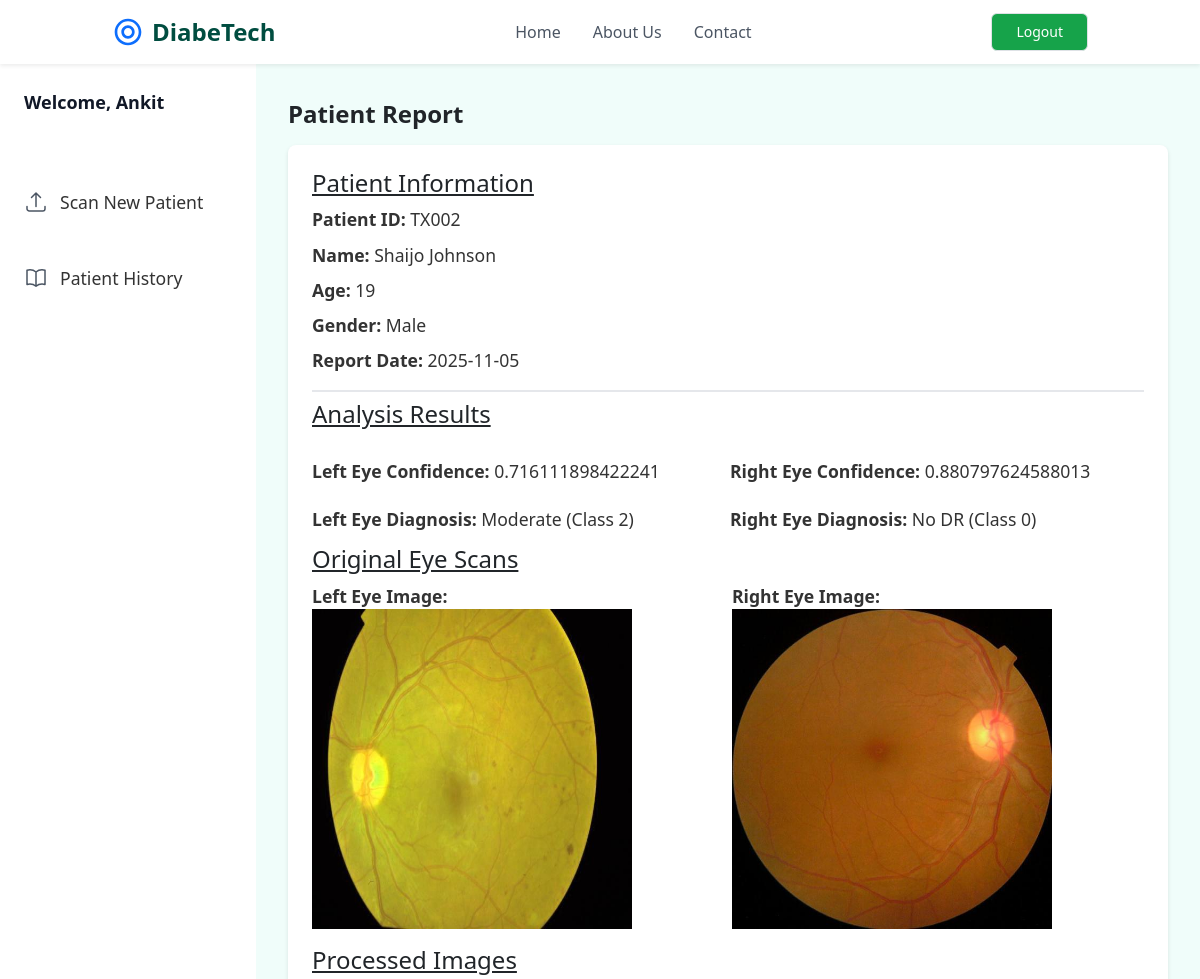
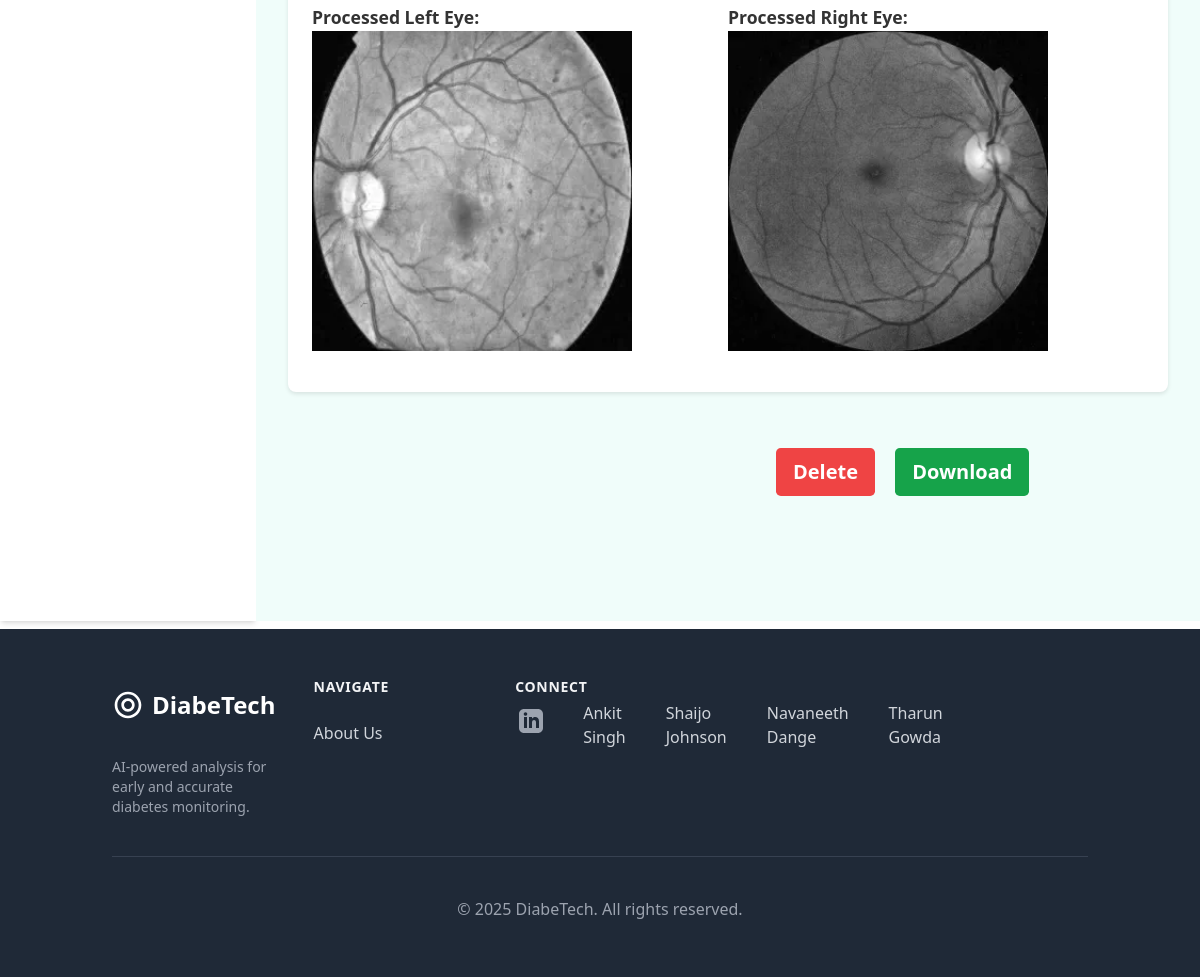
The page /patient-report/TX002 (signed in) on the database its author committed (2 pictures, top to bottom).
### retinopathy/modules.py (models this page shows, shortened)
class User(db.Model, UserMixin):
    id = db.Column(db.Integer, primary_key = True)
    username = db.Column(db.String(20), unique = True, nullable = False)
    email = db.Column(db.String(120), unique = True, nullable = False)
    password = db.Column(db.String(60), nullable = False)
    patients = db.relationship('Patient', backref = 'doctor', lazy = True)

class Patient(db.Model):
    patient_id = db.Column(db.String(20), unique = True, nullable = False, primary_key = True)
    name = db.Column(db.String(100), nullable = False)
    age = db.Column(db.Integer, nullable = False)
    sex = db.Column(db.String(10), nullable = False)
    RightEye_image_file = db.Column(db.String(100), nullable = False, default = 'default.jpg')
    LeftEye_image_file = db.Column(db.String(100), nullable = False, default = 'default.jpg')
    RightEye_diagnosis = db.Column(db.String(200), nullable = False)
    LeftEye_diagnosis = db.Column(db.String(200), nullable = False)
    date_uploaded = db.Column(db.DateTime, nullable = False, default = datetime.utcnow)
    user_id = db.Column(db.Integer, db.ForeignKey('user.id'), nullable = False)
    processed_RightEye_image_file = db.Column(db.String(100), nullable = True)
    processed_LeftEye_image_file = db.Column(db.String(100), nullable = True)
    RightEye_prediction = db.Column(db.Integer, nullable = True)
    LeftEye_prediction = db.Column(db.Integer, nullable = True)

### retinopathy/routes.py (the view)
@app.route('/patient-report/<patient_id>')
@login_required
def patient_report(patient_id):
	patient = Patient.query.get_or_404(patient_id)
	return render_template('patientreport.html', patient=patient, patient_id=patient_id)

### retinopathy/modules.py (called while the page is built)
@login_manager.user_loader
def load_user(user_id):
    return User.query.get(int(user_id))

### retinopathy/templates/patientreport.html (shortened to what this page needs)
{% extends "layout.html" %}
{% block content %}
<div class="flex h-screen" style="height: calc(200vh - 64px);">
            <aside class="w-64 bg-white shadow-md hidden md:block">
                <div class="py-4 px-6">
                    <h2 class="text-lg font-semibold text-gray-900">Welcome, {{ current_user.username }}</h2>
                </div>
                <nav class="mt-6">
                    <a href="{{ url_for('analyze_image') }}" data-page="scan-patient" class="flex items-center px-6 py-3 text-gray-600 hover:bg-gray-100">
                        <svg class="h-6 w-6" xmlns="http://www.w3.org/2000/svg" fill="none" viewBox="0 0 24 24" stroke-width="1.5" stroke="currentColor"><path stroke-linecap="round" stroke-linejoin="round" d="M3 16.5v2.25A2.25 2.25 0 005.25 21h13.5A2.25 2.25 0 0021 18.75V16.5m-13.5-9L12 3m0 0l4.5 4.5M12 3v13.5" /></svg>
                        <span class="ml-3">Scan New Patient</span>
                    </a>
                    <a href="{{ url_for('patient_history') }}" data-page="patient-list" class="flex items-center px-6 py-3 text-gray-600 hover:bg-gray-100">
                        <span class="ml-3">Patient History</span>
                    </a>
                </nav>
            </aside>
    <div class="content-section bg-teal-50 flex-1 p-2 md:p-8">
    <div class="container mx-auto px-4 py-6">
    <main class="main-h-">
        <h1 class="mt-1 flex font-semibold">Patient Report</h1>
        <div class="report-section ml=auto mr-auto p-6 bg-white rounded-lg shadow-md">
            <div class="patient-info border-b-2 pb-2 mb-2">
                <h2 class="underline">Patient Information</h2>
                <p><strong>Patient ID:</strong> {{ patient.patient_id }}</p>
                <p><strong>Name:</strong> {{ patient.name }}</p>
                <p><strong>Age:</strong> {{ patient.age }}</p>
                <p><strong>Gender:</strong> {{ patient.sex }}</p>
                <p><strong>Report Date:</strong> {{ patient.date_uploaded.strftime('%Y-%m-%d') }}</p>
            </div>
            <div class="grid grid-cols-2 gap-1 mb-1 patient-analysis">
                <h2 class="underline mb-3">Analysis Results</h2>
                <br>
                <p><strong>Left Eye Confidence:</strong> {{ patient.LeftEye_diagnosis }}</p>
                <p class=""><strong>Right Eye Confidence:</strong> {{ patient.RightEye_diagnosis }}</p>
                <p><strong>Left Eye Diagnosis:</strong> {{ patient.LeftEye_prediction }}</p>
                <p class=""><strong>Right Eye Diagnosis:</strong> {{ patient.RightEye_prediction }}</p>
            </div>
            <h2 class="underline">Original Eye Scans</h2>
            <div class="eye-images grid grid-cols-2 gap-2 mb-2 display: flex; space-x-5;">
                <p><strong>Left Eye Image:</strong>
                <img src="{{ url_for('static', filename='Eye_pictures/' + patient.LeftEye_image_file) }}" alt="Left Eye Image" class=" w-80 h-auto"></p>
                <p><strong>Right Eye Image:</strong>
                <img src="{{ url_for('static', filename='Eye_pictures/' + patient.RightEye_image_file) }}" alt="Right Eye Image" class=" w-80 h-auto"></p>
            </div>
            <h2 class="underline">Processed Images</h2>
            <div class="processed_images grid grid-cols-2 gap-0 mb-2 display: flex; ">
                <p><strong>Processed Left Eye:</strong>
                <img src="{{ url_for('static', filename='processed_images/' + patient.processed_LeftEye_image_file) }}" alt="Processed Left Eye" class="w-80 h-auto"></p>
                <p><strong>Processed Right Eye:</strong>
                <img src="{{ url_for('static', filename='processed_images/' + patient.processed_RightEye_image_file) }}" alt="Processed Right Eye" class="w-80 h-auto"> </p>
            </div>
        </div>
    </main>
</div>
    <form action="{{ url_for('delete_post', patient_id = patient.patient_id )}}" method="POST" style="display:inline ;" class="pl-64 ml-64">
            <span><button type="submit" class="btn bg-red-500 hover:bg-red-700 hover:scale-105 font-semibold text-white btn-lg" onclick="return confirm('Are you sure you want to delete this post?');">Delete</button></span>
    </form>
    <form action="{{ url_for('download_pdf_report', patient_id = patient.patient_id )}}" method="GET" style="display:inline ;" class="pl-4">
            <span><button type="submit" class="btn bg-green-600 hover:bg-green-900 hover:scale-105 font-semibold text-white btn-lg">Download</button></span>
    </form>
{% endblock content %}

### retinopathy/templates/patientreport.html (style rules this page uses)
.report-section { background-color: #f9f9f9; padding: 1.5em; border-radius: 8px; box-shadow: 0 2px 4px rgba(0, 0, 0, 0.1); margin-bottom: 2em; margin-top: 1em; }
h1, h2 { font-size: 1.5em; }
p { font-size: 1.1em; color: #333; margin: 0.5em 0; }
span { font-size: 1.1em; color: #333; margin: 0.5em 0; }
main { min-height: calc(100vh - 64px - 4rem); }

### rows shown on the page
User: username "Ankit"
Patient: patient_id "TX002", name "Shaijo Johnson", age "19", sex "Male", date_uploaded "2025-11-05", LeftEye_diagnosis "0.716111898422241", RightEye_diagnosis "0.880797624588013", LeftEye_prediction "Moderate (Class 2)", RightEye_prediction "No DR (Class 0)", LeftEye_image_file (picture), RightEye_image_file (picture), processed_LeftEye_image_file (picture), processed_RightEye_image_file (picture)
